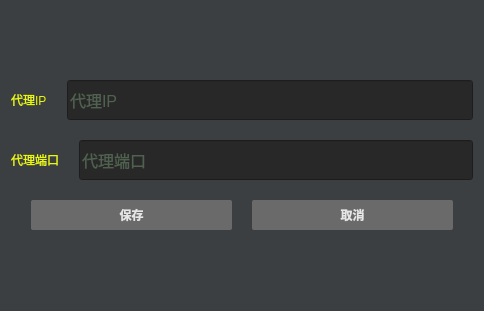
<?xml version="1.0" encoding="UTF-8"?>
<ui version="4.0">
 <class>Dialog</class>
 <widget class="QDialog" name="Dialog">
  <property name="geometry">
   <rect>
    <x>0</x>
    <y>0</y>
    <width>484</width>
    <height>311</height>
   </rect>
  </property>
  <property name="windowTitle">
   <string>Dialog</string>
  </property>
  <property name="styleSheet">
   <string notr="true">*{
background-color:#3c3f42;
color: #e6e6e6;
}

*:disabled {
	background-color: #3c3f42;
	color: #afafaf;
	cursor: not-allowed;

}

QPushButton:disabled {
	background-color: rgb(80, 80, 80);
	color: #afafaf;
	cursor: not-allowed;

}

QCheckBox:hover,QRadioButton:hover {
color: white;
}

QPushButton:hover {

font-weight: bold;
background-color:rgb(84, 84, 84);
color: white;
border-radius: 2px;

}

QPushButton{
font-weight: bold;
background-color:rgb(106, 106, 106);
color: #e6e6e6;
border-radius: 2px;
}

QTextBrowser,QListWidget,QTextEdit,QLineEdit,QTabWidget{
background-color:rgb(40, 40, 40);
color: rgba(152, 197, 150, 185);
font-size:12pt;
}

QTextBrowser:hover,QTextEdit:hover,QLineEdit:hover{
background-color:rgb(40, 40, 40);
color: rgb(152, 197, 150);
font-size:12pt;
}


QLabel{
color: #ebf905;
}



QRadioButton,QCheckBox {
        border: none;
        border-radius: 7px;
}
QRadioButton::indicator,QCheckBox::indicator{
    background-color: rgb(42, 45, 66);
    border: 0px solid #b1b1b1;
	width: 14px;
	height: 14px;
	border-radius: 7px;
}

QRadioButton::indicator:checked,QCheckBox::indicator:checked {
    background-color: #ebf905;
    border-color: #ebf905;
}
</string>
  </property>
  <layout class="QVBoxLayout" name="verticalLayout_2">
   <item>
    <layout class="QVBoxLayout" name="verticalLayout">
     <property name="spacing">
      <number>20</number>
     </property>
     <item>
      <layout class="QHBoxLayout" name="horizontalLayout">
       <property name="spacing">
        <number>20</number>
       </property>
       <item>
        <widget class="QLabel" name="label">
         <property name="maximumSize">
          <size>
           <width>16777215</width>
           <height>40</height>
          </size>
         </property>
         <property name="text">
          <string>代理IP</string>
         </property>
        </widget>
       </item>
       <item>
        <widget class="QLineEdit" name="text_proxy_ip">
         <property name="maximumSize">
          <size>
           <width>16777215</width>
           <height>40</height>
          </size>
         </property>
         <property name="font">
          <font>
           <pointsize>12</pointsize>
          </font>
         </property>
         <property name="placeholderText">
          <string>代理IP</string>
         </property>
        </widget>
       </item>
      </layout>
     </item>
     <item>
      <layout class="QHBoxLayout" name="horizontalLayout_2">
       <property name="spacing">
        <number>20</number>
       </property>
       <item>
        <widget class="QLabel" name="label_2">
         <property name="maximumSize">
          <size>
           <width>16777215</width>
           <height>40</height>
          </size>
         </property>
         <property name="text">
          <string>代理端口</string>
         </property>
        </widget>
       </item>
       <item>
        <widget class="QLineEdit" name="text_proxy_port">
         <property name="sizePolicy">
          <sizepolicy hsizetype="Expanding" vsizetype="Fixed">
           <horstretch>0</horstretch>
           <verstretch>0</verstretch>
          </sizepolicy>
         </property>
         <property name="maximumSize">
          <size>
           <width>16777215</width>
           <height>40</height>
          </size>
         </property>
         <property name="placeholderText">
          <string>代理端口</string>
         </property>
        </widget>
       </item>
      </layout>
     </item>
     <item>
      <layout class="QHBoxLayout" name="horizontalLayout_3">
       <property name="spacing">
        <number>20</number>
       </property>
       <property name="leftMargin">
        <number>20</number>
       </property>
       <property name="rightMargin">
        <number>20</number>
       </property>
       <item>
        <widget class="QPushButton" name="btn_proxy_save">
         <property name="maximumSize">
          <size>
           <width>16777215</width>
           <height>30</height>
          </size>
         </property>
         <property name="text">
          <string>保存</string>
         </property>
        </widget>
       </item>
       <item>
        <widget class="QPushButton" name="btn_proxy_cancel">
         <property name="maximumSize">
          <size>
           <width>16777215</width>
           <height>30</height>
          </size>
         </property>
         <property name="text">
          <string>取消</string>
         </property>
        </widget>
       </item>
      </layout>
     </item>
    </layout>
   </item>
  </layout>
 </widget>
 <resources/>
 <connections/>
</ui>
